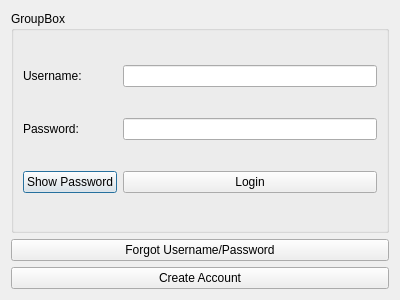
<?xml version="1.0" encoding="UTF-8"?>
<ui version="4.0">
 <class>Dialog</class>
 <widget class="QDialog" name="Dialog">
  <property name="geometry">
   <rect>
    <x>0</x>
    <y>0</y>
    <width>400</width>
    <height>300</height>
   </rect>
  </property>
  <property name="windowTitle">
   <string>Dialog</string>
  </property>
  <layout class="QVBoxLayout" name="verticalLayout">
   <item>
    <widget class="QGroupBox" name="groupBox">
     <property name="title">
      <string>GroupBox</string>
     </property>
     <layout class="QGridLayout" name="gridLayout">
      <item row="0" column="0">
       <widget class="QLabel" name="label">
        <property name="text">
         <string>Username:</string>
        </property>
       </widget>
      </item>
      <item row="0" column="1">
       <widget class="QLineEdit" name="username_input"/>
      </item>
      <item row="1" column="0">
       <widget class="QLabel" name="label_2">
        <property name="text">
         <string>Password:</string>
        </property>
       </widget>
      </item>
      <item row="1" column="1">
       <widget class="QLineEdit" name="password_input"/>
      </item>
      <item row="2" column="0">
       <widget class="QPushButton" name="show_btn">
        <property name="text">
         <string>Show Password</string>
        </property>
       </widget>
      </item>
      <item row="2" column="1">
       <widget class="QPushButton" name="login_btn">
        <property name="text">
         <string>Login</string>
        </property>
       </widget>
      </item>
     </layout>
    </widget>
   </item>
   <item>
    <widget class="QPushButton" name="forgot_btn">
     <property name="text">
      <string>Forgot Username/Password</string>
     </property>
    </widget>
   </item>
   <item>
    <widget class="QPushButton" name="new_acc_btn">
     <property name="text">
      <string>Create Account</string>
     </property>
    </widget>
   </item>
  </layout>
 </widget>
 <resources/>
 <connections/>
</ui>
